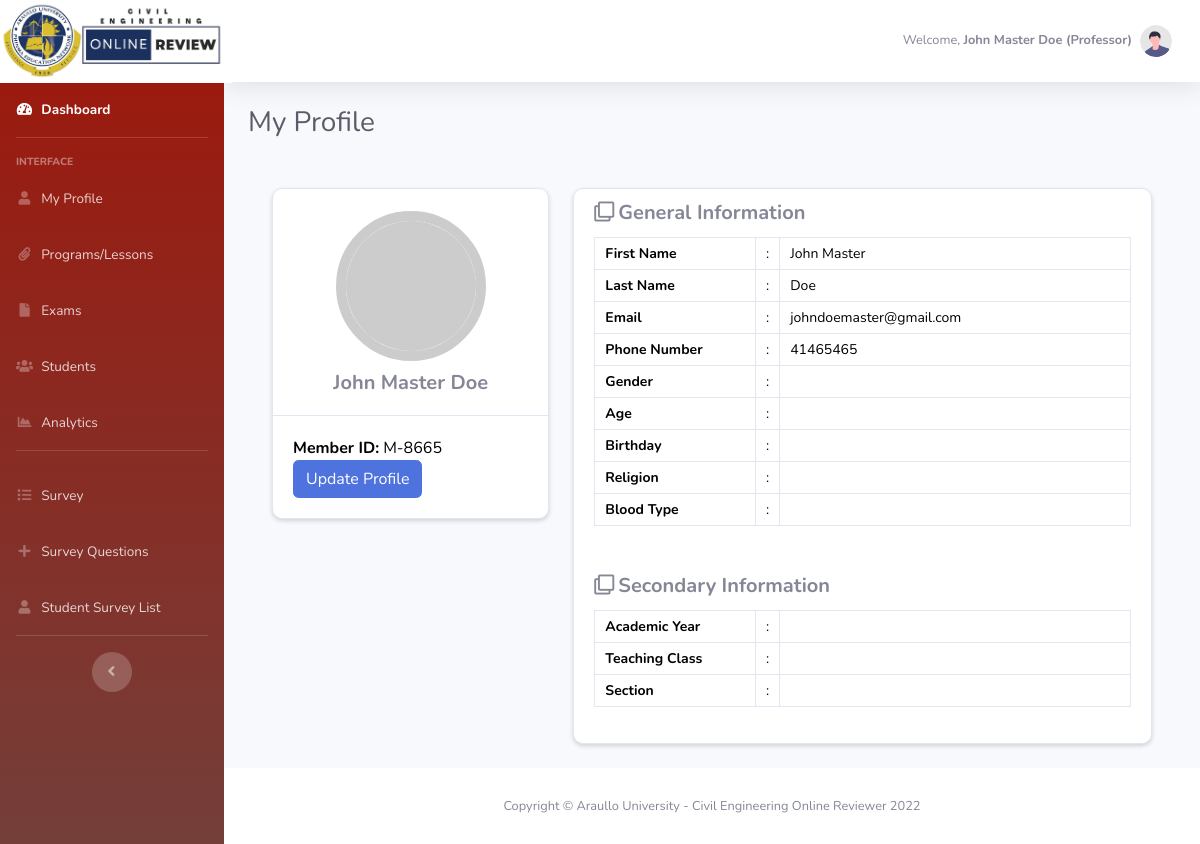
The app's page /dashboard/admin_profile.php (signed in) with its own data.
### tables this page shows
CREATE TABLE `user_account` (
  `id` int(11) NOT NULL,
  `member_id` varchar(50) NOT NULL,
  `email_address` varchar(50) NOT NULL,
  `firstname` varchar(50) NOT NULL,
  `last_name` varchar(50) NOT NULL,
  `phone_number` int(11) NOT NULL,
  `age` int(11) NOT NULL,
  `birthday` varchar(50) NOT NULL,
  `religion` varchar(50) NOT NULL,
  `blood_type` varchar(50) NOT NULL,
  `upload_image` varchar(255) NOT NULL,
  `gender` varchar(50) NOT NULL,
  `user_type` varchar(25) NOT NULL,
  `password` varchar(255) NOT NULL,
  `date_created` varchar(100) NOT NULL,
  `date_updated` varchar(100) NOT NULL
);

### dashboard/model/Admin.php (called while the page is built, shortened)
<?php
	class Admin {
		public $db;
		public function __construct(){
			$this->db = new mysqli(DB_HOST, DB_USER, DB_PASSWORD, DB_DATABASE);
		}
        public function get_admin_info($email_address){
    		$sql3="SELECT CONCAT_WS(' ', a.firstname, a.last_name) as fullname,
                        a.firstname,
                        a.last_name,
                        a.member_id,
                        a.email_address,
                        a.gender,
                        a.age,
                        a.birthday,
                        a.religion,
                        a.blood_type,
                        a.phone_number,
                        b.academic_year,
                        b.teaching_class,
                        b.section
                FROM user_account a
                LEFT JOIN user_additional_information b ON b.member_id = a.member_id
                WHERE a.email_address = '$email_address' AND user_type='Professor'";
	        $result = mysqli_query($this->db,$sql3);
	        return $user_data = mysqli_fetch_assoc($result);
    	}
    	public function get_fullname($email_address){
    		$sql3="SELECT CONCAT_WS(' ', firstname, last_name) as fullname FROM user_account WHERE email_address = '$email_address'";
	        $result = mysqli_query($this->db,$sql3);
	        $user_data = mysqli_fetch_array($result);
	        return $user_data['fullname'];
    	}
    	public function get_usertype($email_address){
    		$sql3="SELECT user_type FROM user_account WHERE email_address = '$email_address'";
	        $result = mysqli_query($this->db,$sql3);
	        $user_data = mysqli_fetch_array($result);
	        return $user_data['user_type'];
    	}
	}
?>

### dashboard/admin_profile.php (the view, shortened to what this page needs)
<?php
    include_once('db_header.php');
?>
    <h1 class="h3 mb-4 text-gray-800">My Profile</h1>
    <div class="student-profile py-4">
        <div class="container">
            <div class="row">
                <?php
                    $get_profile_info =  $admin->get_admin_info($_SESSION['email_address']);
                ?>
                <div class="col-lg-4">
                    <div class="card shadow-sm">
                        <div class="card-header bg-transparent text-center">
                            <img class="profile_img" src="https://placeimg.com/640/480/arch/any" alt="">
                            <h3><?php echo $get_profile_info['fullname'];?></h3>
                        </div>
                        <div class="card-body">
                            <p class="mb-0"><strong class="pr-1">Member ID:</strong><?php echo $get_profile_info['member_id'];?></p>
                            <a class="btn btn-primary" href="update_admin_profile.php">Update Profile</a>
                        </div>
                    </div>
                </div>
                <div class="col-lg-8">
                    <div class="card shadow-sm">
                        <div class="card-header bg-transparent border-0">
                            <h3 class="mb-0"><i class="far fa-clone pr-1"></i>General Information</h3>
                        </div>
                        <div class="card-body pt-0">
                            <table class="table table-bordered">
                                <tr>
                                    <th width="30%">First Name</th>
                                    <td width="2%">:</td>
                                    <td><?php echo $get_profile_info['firstname'];?></td>
                                </tr>
                                <tr>
                                    <th width="30%">Last Name</th>
                                    <td width="2%">:</td>
                                    <td><?php echo $get_profile_info['last_name'];?></td>
                                </tr>
                                <tr>
                                    <th width="30%">Email</th>
                                    <td width="2%">:</td>
                                    <td><?php echo $get_profile_info['email_address'];?></td>
                                </tr>
                                <tr>
                                    <th width="30%">Phone Number</th>
                                    <td width="2%">:</td>
                                    <td><?php echo $get_profile_info['phone_number'];?></td>
                                </tr>
                                <tr>
                                    <th width="30%">Gender</th>
                                    <td width="2%">:</td>
                                    <td>
                                    </td>
                                </tr>
                                <tr>
                                    <th width="30%">Age</th>
                                    <td width="2%">:</td>
                                    <td>
                                    </td>
                                </tr>
                                <tr>
                                    <th width="30%">Birthday</th>
                                    <td width="2%">:</td>
                                    <td>
                                    </td>
                                </tr>
                                <tr>
                                    <th width="30%">Religion</th>
                                    <td width="2%">:</td>
                                    <td>
                                    </td>
                                </tr>
                                <tr>
                                    <th width="30%">Blood Type</th>
                                    <td width="2%">:</td>
                                    <td>
                                    </td>
                                </tr>
                            </table>
                        </div>
                        <div class="card-header bg-transparent border-0">
                            <h3 class="mb-0"><i class="far fa-clone pr-1"></i>Secondary Information</h3>
                        </div>
                        <div class="card-body pt-0">
                            <table class="table table-bordered">
                                <tr>
                                    <th width="30%">Academic Year</th>
                                    <td width="2%">:</td>
                                    <td>
                                    </td>
                                </tr>
                                <tr>
                                    <th width="30%">Teaching Class</th>
                                    <td width="2%">:</td>
                                    <td>
                                    </td>
                                </tr>
                                <tr>
                                    <th width="30%">Section</th>
                                    <td width="2%">:</td>
                                    <td>
                                    </td>
                                </tr>
                            </table>
                        </div>
                    </div>
                </div>
            </div>
        </div>
    </div>
<?php
    include_once('db_footer.php');
?>

### dashboard/db_header.php (shortened to what this page needs)
<?php
    require_once ('model/Admin.php');
    $admin = new Admin();
?>
<!DOCTYPE html>
<html lang="en">
<head>
    <link href="vendor/fontawesome-free/css/all.min.css" rel="stylesheet" type="text/css">
    <link href="css/sb-admin-2.min.css" rel="stylesheet">
    <link href="vendor/datatables/dataTables.bootstrap4.min.css" rel="stylesheet">
</head>
<body id="page-top">
    <div id="wrapper">
        <?php
            include_once("menu.php")
        ?>
    <div id="content-wrapper" class="d-flex flex-column">
        <div id="content">
            <nav class="navbar navbar-expand navbar-light bg-white topbar mb-4 static-top shadow">
                <ul class="navbar-nav ml-auto">
                    <li class="nav-item dropdown no-arrow">
                        <a class="nav-link dropdown-toggle" href="#" id="userDropdown" role="button"
                            data-toggle="dropdown" aria-haspopup="true" aria-expanded="false">
                            <?php
                                if (isset($_SESSION['email_address'])) :
                            ?>
                                <span class="mr-2 d-none d-lg-inline text-gray-600 small">Welcome, <strong><?php echo $admin->get_fullname($_SESSION['email_address']); ?> (<?php echo $admin->get_usertype($_SESSION['email_address']); ?>)</strong></span>
                                <img class="img-profile rounded-circle"
                                    src="img/undraw_profile.svg">
                            <?php
                                endif
                            ?>
                        </a>
                    </li>
                </ul>
            </nav>
            <div class="container-fluid">

### records on screen
user_account: user_type "Professor", member "M-8665", firstname "John Master", last_name "Doe", email_address "johndoemaster@gmail.com", phone_number "41465465"

### other values on screen
$admin->get_fullname($_SESSION['email_address']) "John Master Doe"
$get_profile_info['fullname'] "John Master Doe"
